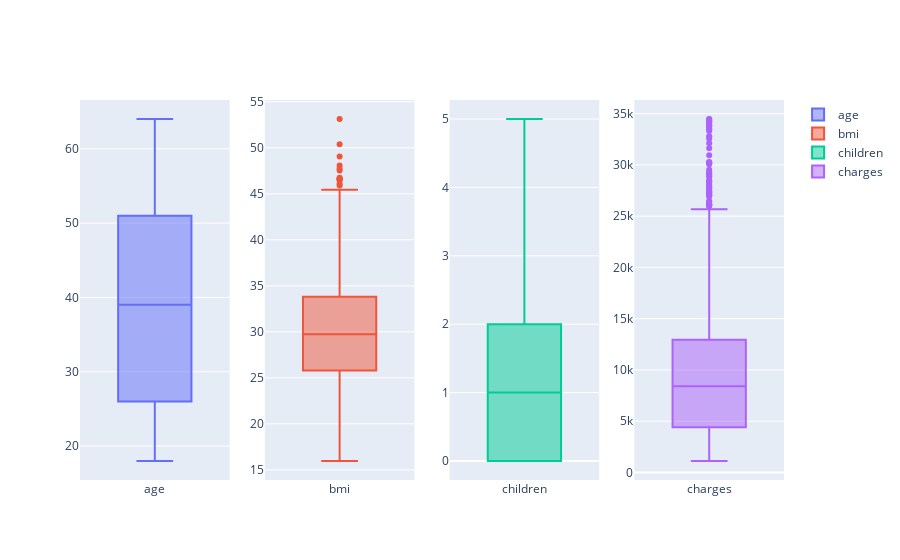

Notebook cell for this chart:
### Code cell
fig = make_subplots(rows= 1, cols= len(quantitative_cols.columns), shared_yaxes= False)

for i in np.arange(0, len(quantitative_cols.columns), 1):

    fig.add_trace(go.Box(y= dataframe[quantitative_cols.columns[i]], name= quantitative_cols.columns[i]),
                   row= 1,
                   col= i+1)

fig.show()

### Figure 1 — Plotly figure (JSON) as saved in the notebook; plotly's stock layout.template omitted (floating-point values rounded to 4 significant figures; data arrays with more than 128 entries replaced by an {"elided": "..."} marker saying what was removed)
{"data": [{"name": "age", "type": "box", "xaxis": "x", "y": {"elided": "1198 int values"}, "yaxis": "y"}, {"name": "bmi", "type": "box", "xaxis": "x2", "y": {"elided": "1198 float values"}, "yaxis": "y2"}, {"name": "children", "type": "box", "xaxis": "x3", "y": {"elided": "1198 int values"}, "yaxis": "y3"}, {"name": "charges", "type": "box", "xaxis": "x4", "y": {"elided": "1198 float values"}, "yaxis": "y4"}], "layout": {"xaxis": {"anchor": "y", "domain": [0, 0.2125]}, "xaxis2": {"anchor": "y2", "domain": [0.2625, 0.475]}, "xaxis3": {"anchor": "y3", "domain": [0.525, 0.7375]}, "xaxis4": {"anchor": "y4", "domain": [0.7875, 1]}, "yaxis": {"anchor": "x", "domain": [0, 1]}, "yaxis2": {"anchor": "x2", "domain": [0, 1]}, "yaxis3": {"anchor": "x3", "domain": [0, 1]}, "yaxis4": {"anchor": "x4", "domain": [0, 1]}}}
